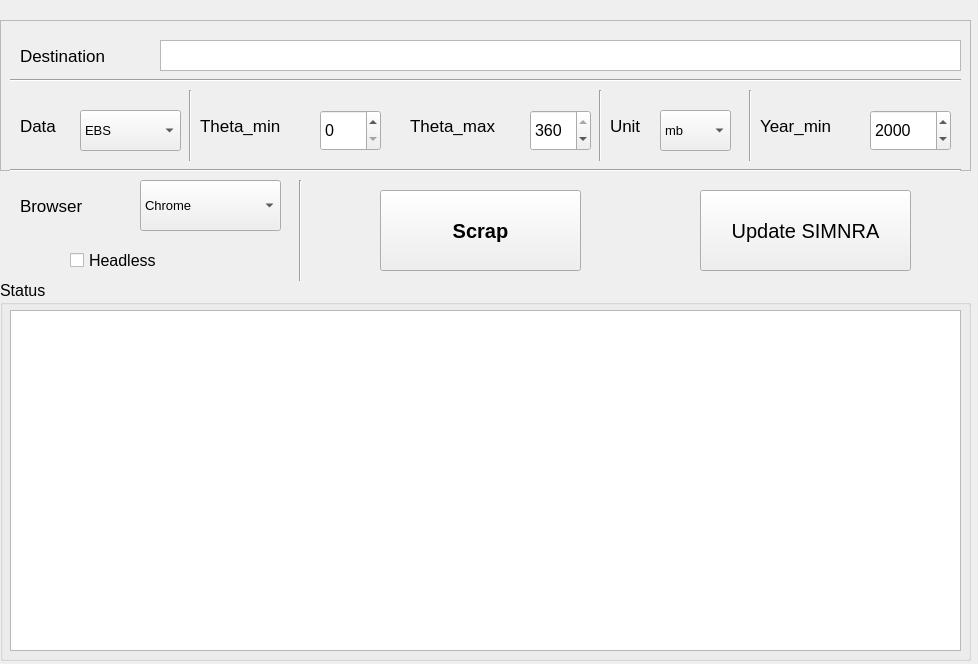
<?xml version="1.0" encoding="UTF-8"?>
<ui version="4.0">
 <class>MainWindow</class>
 <widget class="QMainWindow" name="MainWindow">
  <property name="geometry">
   <rect>
    <x>0</x>
    <y>0</y>
    <width>978</width>
    <height>664</height>
   </rect>
  </property>
  <property name="windowTitle">
   <string>ScrapIBANDL</string>
  </property>
  <widget class="QWidget" name="centralwidget">
   <widget class="QGroupBox" name="groupBox">
    <property name="geometry">
     <rect>
      <x>0</x>
      <y>280</y>
      <width>971</width>
      <height>381</height>
     </rect>
    </property>
    <property name="font">
     <font>
      <pointsize>12</pointsize>
     </font>
    </property>
    <property name="title">
     <string>Status</string>
    </property>
   </widget>
   <widget class="QTextEdit" name="textEdit">
    <property name="geometry">
     <rect>
      <x>10</x>
      <y>310</y>
      <width>951</width>
      <height>341</height>
     </rect>
    </property>
    <property name="font">
     <font>
      <pointsize>10</pointsize>
     </font>
    </property>
    <property name="html">
     <string>&lt;!DOCTYPE HTML PUBLIC &quot;-//W3C//DTD HTML 4.0//EN&quot; &quot;http://www.w3.org/TR/REC-html40/strict.dtd&quot;&gt;
&lt;html&gt;&lt;head&gt;&lt;meta name=&quot;qrichtext&quot; content=&quot;1&quot; /&gt;&lt;style type=&quot;text/css&quot;&gt;
p, li { white-space: pre-wrap; }
&lt;/style&gt;&lt;/head&gt;&lt;body style=&quot; font-family:'MS Shell Dlg 2'; font-size:10pt; font-weight:400; font-style:normal;&quot;&gt;
&lt;p style=&quot;-qt-paragraph-type:empty; margin-top:0px; margin-bottom:0px; margin-left:0px; margin-right:0px; -qt-block-indent:0; text-indent:0px; font-size:7.8pt;&quot;&gt;&lt;br /&gt;&lt;/p&gt;&lt;/body&gt;&lt;/html&gt;</string>
    </property>
   </widget>
   <widget class="QComboBox" name="comboBox">
    <property name="geometry">
     <rect>
      <x>80</x>
      <y>110</y>
      <width>101</width>
      <height>41</height>
     </rect>
    </property>
    <property name="font">
     <font>
      <pointsize>10</pointsize>
     </font>
    </property>
    <property name="currentText">
     <string>EBS</string>
    </property>
    <item>
     <property name="text">
      <string>EBS</string>
     </property>
    </item>
    <item>
     <property name="text">
      <string>NRA</string>
     </property>
    </item>
    <item>
     <property name="text">
      <string>PIGE</string>
     </property>
    </item>
    <item>
     <property name="text">
      <string>ALL</string>
     </property>
    </item>
   </widget>
   <widget class="QPushButton" name="pushButton_2">
    <property name="geometry">
     <rect>
      <x>380</x>
      <y>190</y>
      <width>201</width>
      <height>81</height>
     </rect>
    </property>
    <property name="font">
     <font>
      <pointsize>15</pointsize>
      <weight>75</weight>
      <bold>true</bold>
     </font>
    </property>
    <property name="text">
     <string>Scrap</string>
    </property>
   </widget>
   <widget class="QListWidget" name="listWidget">
    <property name="geometry">
     <rect>
      <x>160</x>
      <y>40</y>
      <width>801</width>
      <height>31</height>
     </rect>
    </property>
    <item>
     <property name="text">
      <string/>
     </property>
     <property name="flags">
      <set>ItemIsSelectable|ItemIsEditable|ItemIsDragEnabled|ItemIsUserCheckable|ItemIsEnabled</set>
     </property>
    </item>
   </widget>
   <widget class="QLabel" name="label1">
    <property name="geometry">
     <rect>
      <x>20</x>
      <y>30</y>
      <width>131</width>
      <height>51</height>
     </rect>
    </property>
    <property name="font">
     <font>
      <pointsize>13</pointsize>
     </font>
    </property>
    <property name="text">
     <string>Destination</string>
    </property>
   </widget>
   <widget class="QPushButton" name="pushButton_3">
    <property name="geometry">
     <rect>
      <x>700</x>
      <y>190</y>
      <width>211</width>
      <height>81</height>
     </rect>
    </property>
    <property name="font">
     <font>
      <pointsize>15</pointsize>
      <weight>50</weight>
      <bold>false</bold>
     </font>
    </property>
    <property name="text">
     <string>Update SIMNRA</string>
    </property>
   </widget>
   <widget class="QLabel" name="label1_2">
    <property name="geometry">
     <rect>
      <x>20</x>
      <y>100</y>
      <width>61</width>
      <height>51</height>
     </rect>
    </property>
    <property name="font">
     <font>
      <pointsize>13</pointsize>
     </font>
    </property>
    <property name="text">
     <string>Data</string>
    </property>
   </widget>
   <widget class="QFrame" name="frame">
    <property name="geometry">
     <rect>
      <x>0</x>
      <y>20</y>
      <width>971</width>
      <height>151</height>
     </rect>
    </property>
    <property name="frameShape">
     <enum>QFrame::StyledPanel</enum>
    </property>
    <property name="frameShadow">
     <enum>QFrame::Raised</enum>
    </property>
    <widget class="QDoubleSpinBox" name="SpinBox_X_6">
     <property name="geometry">
      <rect>
       <x>320</x>
       <y>90</y>
       <width>61</width>
       <height>41</height>
      </rect>
     </property>
     <property name="font">
      <font>
       <pointsize>12</pointsize>
      </font>
     </property>
     <property name="suffix">
      <string/>
     </property>
     <property name="decimals">
      <number>0</number>
     </property>
     <property name="minimum">
      <double>0.000000000000000</double>
     </property>
     <property name="maximum">
      <double>360.000000000000000</double>
     </property>
     <property name="singleStep">
      <double>5.000000000000000</double>
     </property>
     <property name="value">
      <double>0.000000000000000</double>
     </property>
    </widget>
    <widget class="QDoubleSpinBox" name="SpinBox_X_7">
     <property name="geometry">
      <rect>
       <x>530</x>
       <y>90</y>
       <width>61</width>
       <height>41</height>
      </rect>
     </property>
     <property name="font">
      <font>
       <pointsize>12</pointsize>
      </font>
     </property>
     <property name="suffix">
      <string/>
     </property>
     <property name="decimals">
      <number>0</number>
     </property>
     <property name="minimum">
      <double>0.000000000000000</double>
     </property>
     <property name="maximum">
      <double>360.000000000000000</double>
     </property>
     <property name="singleStep">
      <double>5.000000000000000</double>
     </property>
     <property name="value">
      <double>360.000000000000000</double>
     </property>
    </widget>
    <widget class="Line" name="line">
     <property name="geometry">
      <rect>
       <x>10</x>
       <y>50</y>
       <width>951</width>
       <height>20</height>
      </rect>
     </property>
     <property name="orientation">
      <enum>Qt::Horizontal</enum>
     </property>
    </widget>
    <widget class="QLabel" name="label1_4">
     <property name="geometry">
      <rect>
       <x>200</x>
       <y>80</y>
       <width>111</width>
       <height>51</height>
      </rect>
     </property>
     <property name="font">
      <font>
       <pointsize>13</pointsize>
      </font>
     </property>
     <property name="text">
      <string>Theta_min</string>
     </property>
    </widget>
    <widget class="QLabel" name="label1_5">
     <property name="geometry">
      <rect>
       <x>410</x>
       <y>80</y>
       <width>111</width>
       <height>51</height>
      </rect>
     </property>
     <property name="font">
      <font>
       <pointsize>13</pointsize>
      </font>
     </property>
     <property name="text">
      <string>Theta_max</string>
     </property>
    </widget>
    <widget class="Line" name="line_3">
     <property name="geometry">
      <rect>
       <x>180</x>
       <y>70</y>
       <width>20</width>
       <height>71</height>
      </rect>
     </property>
     <property name="orientation">
      <enum>Qt::Vertical</enum>
     </property>
    </widget>
    <widget class="Line" name="line_4">
     <property name="geometry">
      <rect>
       <x>590</x>
       <y>70</y>
       <width>20</width>
       <height>71</height>
      </rect>
     </property>
     <property name="orientation">
      <enum>Qt::Vertical</enum>
     </property>
    </widget>
    <widget class="Line" name="line_5">
     <property name="geometry">
      <rect>
       <x>740</x>
       <y>70</y>
       <width>20</width>
       <height>71</height>
      </rect>
     </property>
     <property name="orientation">
      <enum>Qt::Vertical</enum>
     </property>
    </widget>
    <widget class="QDoubleSpinBox" name="SpinBox_X_8">
     <property name="geometry">
      <rect>
       <x>870</x>
       <y>90</y>
       <width>81</width>
       <height>41</height>
      </rect>
     </property>
     <property name="font">
      <font>
       <pointsize>12</pointsize>
      </font>
     </property>
     <property name="suffix">
      <string/>
     </property>
     <property name="decimals">
      <number>0</number>
     </property>
     <property name="minimum">
      <double>1800.000000000000000</double>
     </property>
     <property name="maximum">
      <double>2050.000000000000000</double>
     </property>
     <property name="singleStep">
      <double>1.000000000000000</double>
     </property>
     <property name="value">
      <double>2000.000000000000000</double>
     </property>
    </widget>
   </widget>
   <widget class="QComboBox" name="comboBox_3">
    <property name="geometry">
     <rect>
      <x>660</x>
      <y>110</y>
      <width>71</width>
      <height>41</height>
     </rect>
    </property>
    <property name="font">
     <font>
      <pointsize>10</pointsize>
     </font>
    </property>
    <item>
     <property name="text">
      <string>mb</string>
     </property>
    </item>
    <item>
     <property name="text">
      <string>yield</string>
     </property>
    </item>
    <item>
     <property name="text">
      <string>rr</string>
     </property>
    </item>
    <item>
     <property name="text">
      <string>tot</string>
     </property>
    </item>
    <item>
     <property name="text">
      <string>all</string>
     </property>
    </item>
   </widget>
   <widget class="QLabel" name="label1_3">
    <property name="geometry">
     <rect>
      <x>610</x>
      <y>100</y>
      <width>61</width>
      <height>51</height>
     </rect>
    </property>
    <property name="font">
     <font>
      <pointsize>13</pointsize>
     </font>
    </property>
    <property name="text">
     <string>Unit</string>
    </property>
   </widget>
   <widget class="Line" name="line_2">
    <property name="geometry">
     <rect>
      <x>10</x>
      <y>160</y>
      <width>951</width>
      <height>20</height>
     </rect>
    </property>
    <property name="orientation">
     <enum>Qt::Horizontal</enum>
    </property>
   </widget>
   <widget class="QLabel" name="label1_6">
    <property name="geometry">
     <rect>
      <x>760</x>
      <y>100</y>
      <width>111</width>
      <height>51</height>
     </rect>
    </property>
    <property name="font">
     <font>
      <pointsize>13</pointsize>
     </font>
    </property>
    <property name="text">
     <string>Year_min</string>
    </property>
   </widget>
   <widget class="Line" name="line_6">
    <property name="geometry">
     <rect>
      <x>290</x>
      <y>180</y>
      <width>21</width>
      <height>101</height>
     </rect>
    </property>
    <property name="orientation">
     <enum>Qt::Vertical</enum>
    </property>
   </widget>
   <widget class="QComboBox" name="comboBox_2">
    <property name="geometry">
     <rect>
      <x>140</x>
      <y>180</y>
      <width>141</width>
      <height>51</height>
     </rect>
    </property>
    <property name="font">
     <font>
      <pointsize>10</pointsize>
     </font>
    </property>
    <property name="currentText">
     <string>Chrome</string>
    </property>
    <item>
     <property name="text">
      <string>Chrome</string>
     </property>
    </item>
    <item>
     <property name="text">
      <string>Firefox</string>
     </property>
    </item>
   </widget>
   <widget class="QLabel" name="label1_7">
    <property name="geometry">
     <rect>
      <x>20</x>
      <y>180</y>
      <width>121</width>
      <height>51</height>
     </rect>
    </property>
    <property name="font">
     <font>
      <pointsize>13</pointsize>
     </font>
    </property>
    <property name="text">
     <string>Browser</string>
    </property>
   </widget>
   <widget class="QCheckBox" name="checkBox">
    <property name="geometry">
     <rect>
      <x>70</x>
      <y>250</y>
      <width>161</width>
      <height>20</height>
     </rect>
    </property>
    <property name="font">
     <font>
      <pointsize>12</pointsize>
     </font>
    </property>
    <property name="text">
     <string>Headless</string>
    </property>
   </widget>
   <zorder>frame</zorder>
   <zorder>groupBox</zorder>
   <zorder>textEdit</zorder>
   <zorder>comboBox</zorder>
   <zorder>pushButton_2</zorder>
   <zorder>listWidget</zorder>
   <zorder>label1</zorder>
   <zorder>pushButton_3</zorder>
   <zorder>label1_2</zorder>
   <zorder>comboBox_3</zorder>
   <zorder>label1_3</zorder>
   <zorder>line_2</zorder>
   <zorder>label1_6</zorder>
   <zorder>line_6</zorder>
   <zorder>comboBox_2</zorder>
   <zorder>label1_7</zorder>
   <zorder>checkBox</zorder>
  </widget>
 </widget>
 <resources/>
 <connections/>
</ui>
